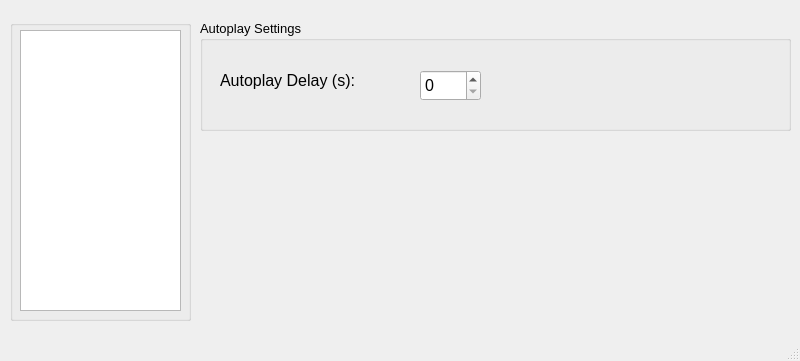
<?xml version="1.0" encoding="UTF-8"?>
<ui version="4.0">
 <class>configWindow</class>
 <widget class="QMainWindow" name="configWindow">
  <property name="geometry">
   <rect>
    <x>0</x>
    <y>0</y>
    <width>800</width>
    <height>361</height>
   </rect>
  </property>
  <property name="contextMenuPolicy">
   <enum>Qt::DefaultContextMenu</enum>
  </property>
  <property name="windowTitle">
   <string>Windows Manager - Config</string>
  </property>
  <widget class="QWidget" name="centralwidget">
   <widget class="QGroupBox" name="groupBox">
    <property name="geometry">
     <rect>
      <x>10</x>
      <y>20</y>
      <width>181</width>
      <height>301</height>
     </rect>
    </property>
    <property name="title">
     <string/>
    </property>
    <widget class="QListWidget" name="listWidget">
     <property name="geometry">
      <rect>
       <x>10</x>
       <y>10</y>
       <width>161</width>
       <height>281</height>
      </rect>
     </property>
    </widget>
   </widget>
   <widget class="QGroupBox" name="groupBox_2">
    <property name="geometry">
     <rect>
      <x>200</x>
      <y>20</y>
      <width>591</width>
      <height>111</height>
     </rect>
    </property>
    <property name="font">
     <font>
      <pointsize>10</pointsize>
     </font>
    </property>
    <property name="title">
     <string>Autoplay Settings</string>
    </property>
    <property name="flat">
     <bool>false</bool>
    </property>
    <property name="checkable">
     <bool>false</bool>
    </property>
    <widget class="QLabel" name="label">
     <property name="geometry">
      <rect>
       <x>20</x>
       <y>40</y>
       <width>221</width>
       <height>41</height>
      </rect>
     </property>
     <property name="font">
      <font>
       <pointsize>12</pointsize>
      </font>
     </property>
     <property name="text">
      <string>Autoplay Delay (s):</string>
     </property>
    </widget>
    <widget class="QSpinBox" name="delayBox">
     <property name="geometry">
      <rect>
       <x>220</x>
       <y>50</y>
       <width>61</width>
       <height>31</height>
      </rect>
     </property>
     <property name="font">
      <font>
       <pointsize>12</pointsize>
      </font>
     </property>
    </widget>
   </widget>
  </widget>
  <widget class="QStatusBar" name="statusbar"/>
  <action name="createAction">
   <property name="text">
    <string>Create New Instance</string>
   </property>
  </action>
  <action name="openAction">
   <property name="text">
    <string>Open Existing Instances</string>
   </property>
  </action>
  <action name="quitAction">
   <property name="text">
    <string>Quit</string>
   </property>
  </action>
  <action name="configAction">
   <property name="text">
    <string>Config Menu</string>
   </property>
  </action>
  <action name="locationAction">
   <property name="text">
    <string>Saved .exe Locations</string>
   </property>
  </action>
  <action name="autoplayAction">
   <property name="text">
    <string>Autoplay Speed</string>
   </property>
  </action>
 </widget>
 <resources/>
 <connections/>
</ui>
